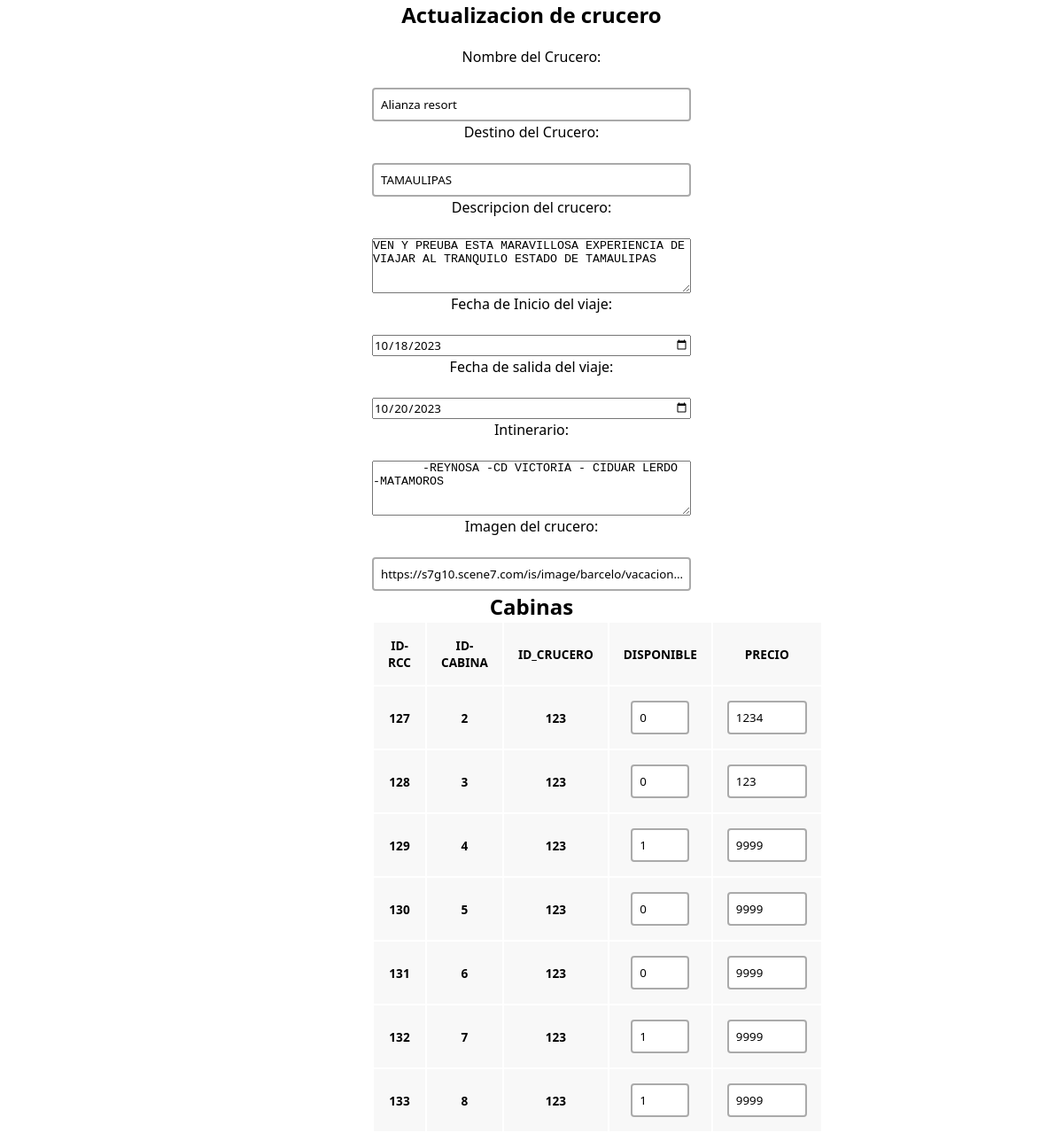
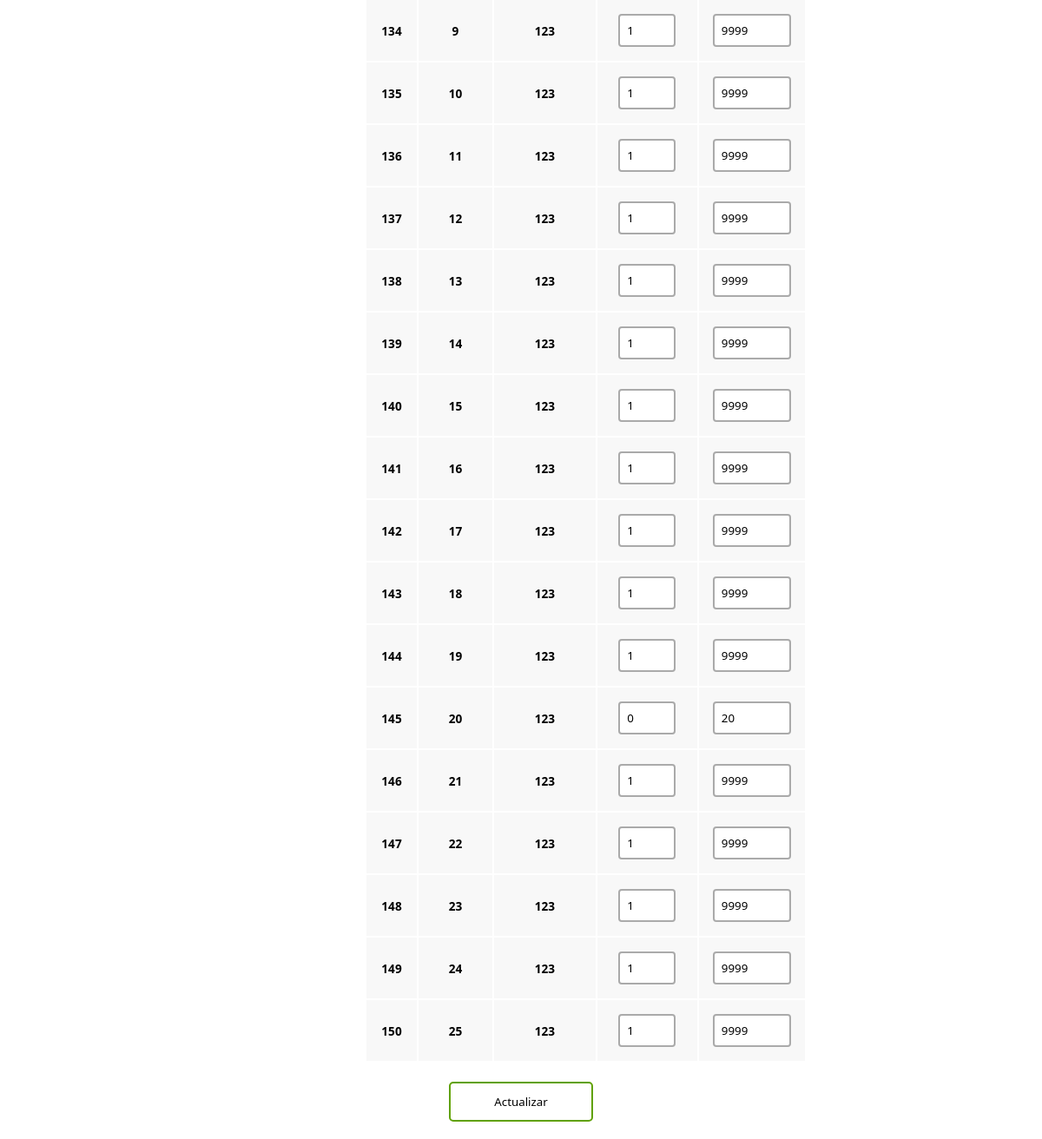
The page /update.php?id_crucero=123 on the database its author committed (2 pictures, top to bottom).
### tables this page shows
CREATE TABLE `crucero` (
  `id_crucero` int(11) NOT NULL,
  `destino_crucero` varchar(50) NOT NULL,
  `fechainicio_crucero` varchar(10) NOT NULL,
  `fechacierre_crucero` varchar(10) NOT NULL,
  `barco_crucero` varchar(30) NOT NULL,
  `descripcion_crucero` varchar(100) NOT NULL,
  `itinerario_crucero` varchar(150) NOT NULL,
  `refimagen_crucero` varchar(150) NOT NULL
);

CREATE TABLE `cabina_crucero` (
  `id_rcc` int(3) NOT NULL,
  `id_cabina` int(3) NOT NULL,
  `id_crucero` int(11) NOT NULL,
  `disponible_rcc` int(1) NOT NULL,
  `precio_rcc` int(10) NOT NULL
);

### update.php (the view, shortened to what this page needs)
<?php
$con = connection();
$id=$_GET['id_crucero'];
    $sql="SELECT * FROM CRUCERO WHERE id_crucero='$id'";
    $query=mysqli_query($con, $sql);
    $row=mysqli_fetch_array($query);
    $sql1 = "SELECT * FROM CABINA_CRUCERO WHERE id_crucero =
    (SELECT id_crucero FROM CRUCERO WHERE id_crucero = '$id')";
    $query1 = mysqli_query($con, $sql1);
?>
<!DOCTYPE html>
<html lang="en">
    <head>
        <link href="admin-styles.css" rel="stylesheet">
    </head>
    <body>
        <h2 class="titulo"> Actualizacion de crucero</h2>
        <div class="users-form">
            <form action="edit_cruceros.php" method="POST">
                <p>Nombre del Crucero:</p>
                <br> <input type="text" id="nombreBarco" name="nombreBarco" placeholder="nombre Barco" value="<?= $row['barco_crucero']?>">
                <p>Destino del Crucero:</p>
                <br> <input type="text" id="destinoBarco" name="destinoBarco" placeholder="destino" required value="<?= $row['destino_crucero']?>">
                <p>Descripcion del crucero:</p>
                <br> <textarea id="descripcionCorta" name="descripcionCorta" placeholder="descripcion" rows="4" cols="50" required><?= $row['descripcion_crucero']?></textarea>
                <p>Fecha de Inicio del viaje:</p>
                <br> <input type="date" id="fechaInicio" name="fechaInicio" placeholder="fechainicio"  value="<?= $row['fechainicio_crucero']?>">
                <p>Fecha de salida del viaje:</p>
                <br><input type="date" id="fechaSalida" name="fechaSalida" placeholder="fechaSalida" value="<?= $row['fechacierre_crucero']?>">
                <p>Intinerario:</p>
                <br> <textarea id="itinerario" name="itinerario" rows="4" placeholder="intinerario" cols="50"> <?= $row['itinerario_crucero']?> </textarea>
                <p>Imagen del crucero:</p>
                <br><input type="text" id="imagenBarco" placeholder="imagen" name="imagenBarco" value="<?= $row['refimagen_crucero']?>">
<div class="users-table">
        <h2>Cabinas</h2>
        <table >
            <thead>
                <tr>
                    <th>ID-RCC</th>
                    <th>ID-CABINA</th>
                    <th>ID_CRUCERO</th>
                    <th>DISPONIBLE</th>
                    <th>PRECIO</th>
                </tr>
            </thead>
            <tbody>
                <?php while ($row1  = mysqli_fetch_array($query1)): ?>
                    <tr>
                        <th><input type ="hidden" id = "id_rcc[]" name ="id_rcc[]" value ="<?= $row1 ['id_rcc'] ?> "><?= $row1 ['id_rcc'] ?></th>
                        <th><input type ="hidden" id = "id_cabina[]" name="id_cabina[]" value= "<?= $row1 ['id_cabina'] ?>"><?= $row1 ['id_cabina'] ?></th>
                        <th><input type ="hidden" id = "id_crucero[]" name="id_crucero[]" value = "<?= $row1 ['id_crucero'] ?>" ><?= $row1 ['id_crucero'] ?></th>
                        <th><input type="text"  size="1" id="disponible_cabina[]" name="disponible_cabina[]" placeholder="disponible_cabina" value ="<?= $row1['disponible_rcc'] ?>"></th>
                        <th><input type="text" size="4" id="precio_cabina[]" name="precio_cabina[]" placeholder="precio_cabina" value ="<?= $row1 ['precio_rcc'] ?>"></th>
                    </tr>
                <?php endwhile; ?>
            </tbody>
        </table>
        <br>
        <input type="submit" value="Actualizar">
</div>
</div>
    </body>
</html>

### admin-styles.css (style rules this page uses)
* { box-sizing: border-box; margin: 0; padding: 0; }
html { font-family: 'Segoe UI', sans-serif; text-align: center; }
.users-form form { display: flex; flex-direction: column; gap: 1px; width: 30%; margin: 20px auto; text-align: center; }
.users-form form input { font-family: 'Segoe UI', sans-serif; }
.users-form form input[type=text], .users-form form input[type=password], .users-form form input[type=email] { padding: 8px; border:2px solid #aaa; border-radius:4px; outline:none; transition:.3s; }
.users-form form input[type=submit] { border: none; padding: 12px 50px; text-decoration: none; transition-duration: 0.4s; cursor: pointer; border-radius: 5px; background-color: white; color: black; border: 2px solid #60a100; }
table tr { background-color: #f8f8f8; border: 1px solid #ddd; padding: 4px; }
table th { padding: 16px; text-align: center; font-size: .85em; }

### rows shown on the page
crucero: nombreBarco "Alianza resort", destinoBarco "TAMAULIPAS", descripcionCorta "VEN Y PREUBA ESTA MARAVILLOSA EXPERIENCIA DE VIAJAR AL TRANQUILO ESTADO DE TAMAULIPAS", fechaInicio "10/18/2023", fechaSalida "10/20/2023", itinerario "-REYNOSA -CD VICTORIA - CIDUAR LERDO -MATAMOROS", imagenBarco "https://s7g10.scene7.com/is/image/barcelo/vacacion..."
cabina_crucero: id_rcc "127", id_cabina "2", id_crucero "123", disponible_rcc "0", precio_rcc "1234"
cabina_crucero: id_rcc "128", id_cabina "3", id_crucero "123", disponible_rcc "0", precio_rcc "123"
cabina_crucero: id_rcc "129", id_cabina "4", id_crucero "123", disponible_rcc "1", precio_rcc "9999"
cabina_crucero: id_rcc "130", id_cabina "5", id_crucero "123", disponible_rcc "0", precio_rcc "9999"
cabina_crucero: id_rcc "131", id_cabina "6", id_crucero "123", disponible_rcc "0", precio_rcc "9999"
cabina_crucero: id_rcc "132", id_cabina "7", id_crucero "123", disponible_rcc "1", precio_rcc "9999"
cabina_crucero: id_rcc "133", id_cabina "8", id_crucero "123", disponible_rcc "1", precio_rcc "9999"
cabina_crucero: id_rcc "134", id_cabina "9", id_crucero "123", disponible_rcc "1", precio_rcc "9999"
cabina_crucero: id_rcc "135", id_cabina "10", id_crucero "123", disponible_rcc "1", precio_rcc "9999"
cabina_crucero: id_rcc "136", id_cabina "11", id_crucero "123", disponible_rcc "1", precio_rcc "9999"
cabina_crucero: id_rcc "137", id_cabina "12", id_crucero "123", disponible_rcc "1", precio_rcc "9999"
cabina_crucero: id_rcc "138", id_cabina "13", id_crucero "123", disponible_rcc "1", precio_rcc "9999"
cabina_crucero: id_rcc "139", id_cabina "14", id_crucero "123", disponible_rcc "1", precio_rcc "9999"
cabina_crucero: id_rcc "140", id_cabina "15", id_crucero "123", disponible_rcc "1", precio_rcc "9999"
cabina_crucero: id_rcc "141", id_cabina "16", id_crucero "123", disponible_rcc "1", precio_rcc "9999"
cabina_crucero: id_rcc "142", id_cabina "17", id_crucero "123", disponible_rcc "1", precio_rcc "9999"
cabina_crucero: id_rcc "143", id_cabina "18", id_crucero "123", disponible_rcc "1", precio_rcc "9999"
cabina_crucero: id_rcc "144", id_cabina "19", id_crucero "123", disponible_rcc "1", precio_rcc "9999"
cabina_crucero: id_rcc "145", id_cabina "20", id_crucero "123", disponible_rcc "0", precio_rcc "20"
cabina_crucero: id_rcc "146", id_cabina "21", id_crucero "123", disponible_rcc "1", precio_rcc "9999"
cabina_crucero: id_rcc "147", id_cabina "22", id_crucero "123", disponible_rcc "1", precio_rcc "9999"
cabina_crucero: id_rcc "148", id_cabina "23", id_crucero "123", disponible_rcc "1", precio_rcc "9999"
cabina_crucero: id_rcc "149", id_cabina "24", id_crucero "123", disponible_rcc "1", precio_rcc "9999"
cabina_crucero: id_rcc "150", id_cabina "25", id_crucero "123", disponible_rcc "1", precio_rcc "9999"
